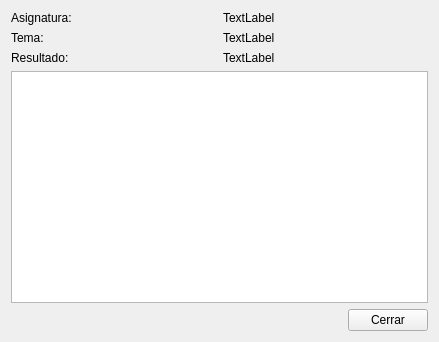
<?xml version="1.0" encoding="UTF-8"?>
<ui version="4.0">
 <class>ResultadosForm</class>
 <widget class="QWidget" name="ResultadosForm">
  <property name="geometry">
   <rect>
    <x>0</x>
    <y>0</y>
    <width>439</width>
    <height>342</height>
   </rect>
  </property>
  <property name="windowTitle">
   <string>Form</string>
  </property>
  <layout class="QGridLayout" name="gridLayout">
   <item row="0" column="0">
    <layout class="QVBoxLayout" name="verticalLayout_2">
     <item>
      <layout class="QVBoxLayout" name="verticalLayout">
       <item>
        <layout class="QHBoxLayout" name="horizontalLayout">
         <item>
          <widget class="QLabel" name="label">
           <property name="text">
            <string>Asignatura:</string>
           </property>
          </widget>
         </item>
         <item>
          <widget class="QLabel" name="lblAsignatura">
           <property name="text">
            <string>TextLabel</string>
           </property>
          </widget>
         </item>
        </layout>
       </item>
       <item>
        <layout class="QHBoxLayout" name="horizontalLayout_2">
         <item>
          <widget class="QLabel" name="label_3">
           <property name="text">
            <string>Tema:</string>
           </property>
          </widget>
         </item>
         <item>
          <widget class="QLabel" name="lblTema">
           <property name="text">
            <string>TextLabel</string>
           </property>
          </widget>
         </item>
        </layout>
       </item>
       <item>
        <layout class="QHBoxLayout" name="horizontalLayout_3">
         <item>
          <widget class="QLabel" name="label_5">
           <property name="text">
            <string>Resultado:</string>
           </property>
          </widget>
         </item>
         <item>
          <widget class="QLabel" name="lblScore">
           <property name="text">
            <string>TextLabel</string>
           </property>
          </widget>
         </item>
        </layout>
       </item>
      </layout>
     </item>
     <item>
      <widget class="QTableWidget" name="tblResultados"/>
     </item>
     <item>
      <layout class="QHBoxLayout" name="horizontalLayout_4">
       <item>
        <spacer name="horizontalSpacer">
         <property name="orientation">
          <enum>Qt::Horizontal</enum>
         </property>
         <property name="sizeHint" stdset="0">
          <size>
           <width>298</width>
           <height>20</height>
          </size>
         </property>
        </spacer>
       </item>
       <item>
        <widget class="QPushButton" name="btnCerrar">
         <property name="text">
          <string>Cerrar</string>
         </property>
        </widget>
       </item>
      </layout>
     </item>
    </layout>
   </item>
  </layout>
 </widget>
 <resources/>
 <connections/>
</ui>
